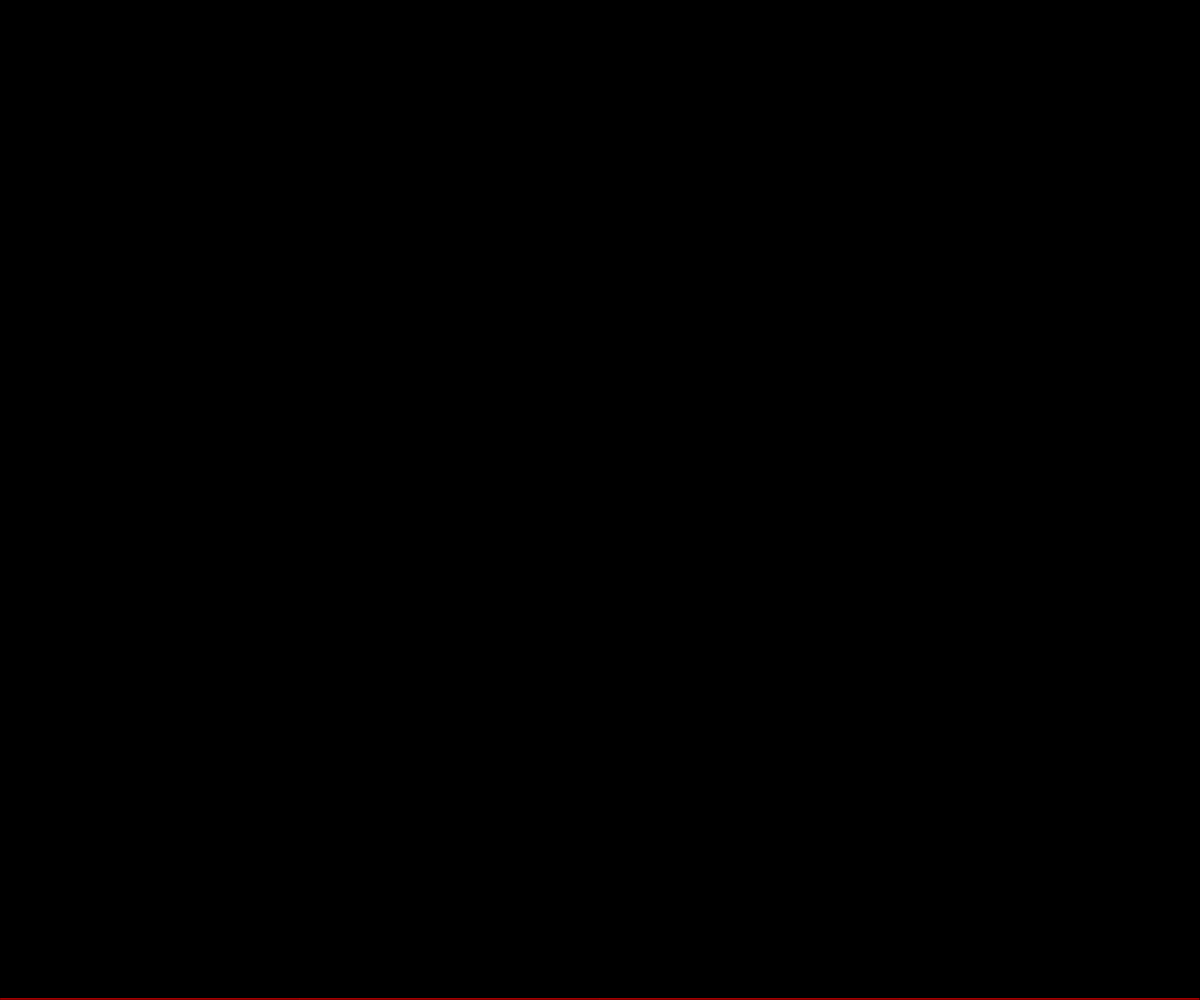
Frame 1 (no input)
Frame 60 (no input): identical to frame 1, image omitted
Frame 120 (the mouse pressed at the canvas centre since frame 60): identical to frame 1, image omitted

The p5.js sketch that drew this single still picture (run headless with seeded random() and noise() and a simulated clock; from frame 60 on, the mouse is pressed at the canvas centre):

// p5.js sketch
// ── sketch.js
console.log ('JS LOAD!')

let dpi;
let w;
let wcm;
let raggio;
let r2;
let f2;
let ml;
let hgt;
let hgt2;
let pxh;


function setup (){
    createCanvas(windowWidth, windowHeight);
    shared=true;
    dpi = pixelDensity();
    w = windowWidth / dpi;
    wcm = w * 2.54;
    raggio = wcm / 200;
    r2 = raggio * raggio;
    f2 = 3.14 * r2;
    ml = 150;
    hgt = ml / f2;
    hgt2 = pixelDensity() / 0.39;
    pxh = hgt * hgt2 * 4;
    console.log(`Size: ${pxh.toFixed(2)}`);
    
}

function draw (){
  background(0);
  fill(255,0,0);
   const rectHeight = pxh;
   const rectWidth = windowWidth;
   const centerX = width / 2;
   const canvasBottom = height;
   const rectX = centerX - rectWidth / 2;
   const rectY = canvasBottom - rectHeight;
    rect(rectX, rectY, rectWidth, rectHeight);
  
   }
  
 

   
